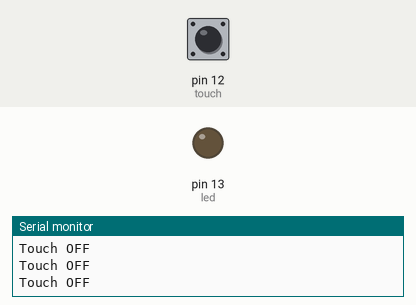
Bench run of a sketch on a simulated Arduino Uno, built with avr-gcc and run on an emulated ATmega328P. On the bench: output pins drawn as LEDs (lit = HIGH), the last lines printed to the serial monitor. The test bench sets the inputs (shaded band); at power-on: pin 12 (touch) LOW.

Above: at 1.2 s.
1.3 s: pin 12 (touch) pulled HIGH for 0.15 s
At 1.4 s:
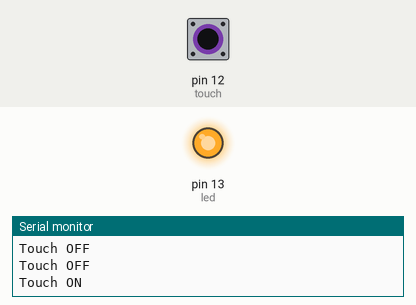
3.0 s: pin 12 (touch) pulled HIGH for 3.2 s
At 6.7 s:
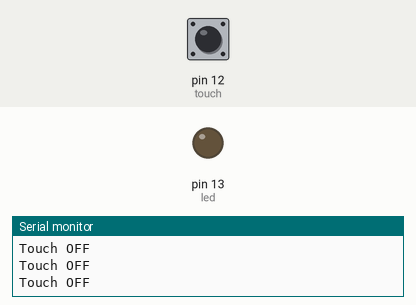
Timing chart, 0 to 8.2 s (numbered marks = the images above; inputs shaded):
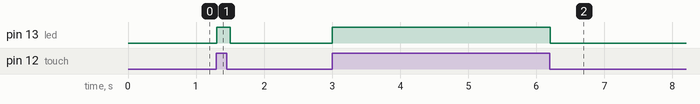

The sketch:

Touch.ino
```cpp
// Define pin assignments
int led = 13;    // LED connected to pin 13
int touch = 12;  // Touch sensor connected to pin 12

void setup() {
  // Initialize pin modes
  pinMode(touch, INPUT);  // Set touch sensor pin as input
  pinMode(led, OUTPUT);   // Set LED pin as output

  // Initialize serial communication for debugging
  Serial.begin(9600);
}

void loop() {
  // Read the state of the touch sensor
  int touchState = digitalRead(touch);

  // Check if touch sensor is activated
  if (touchState == HIGH) {
    digitalWrite(led, HIGH);   // Turn on the LED
    Serial.println("Touch ON");  // Print message to serial monitor
    // Delay can be optionally added here for debounce or to control duration of LED activation
  } else {
    digitalWrite(led, LOW);    // Turn off the LED
    Serial.println("Touch OFF"); // Print message to serial monitor
  }

  // Delay to stabilize readings and reduce rapid loop executions
  delay(100);
}
```

Measured:
- after the input at 1.3 s, pin 13 (led): LOW → HIGH at once, → LOW 0.20 s later
- after the input at 3.0 s, pin 13 (led): LOW → HIGH at once, → LOW 3.2 s later
